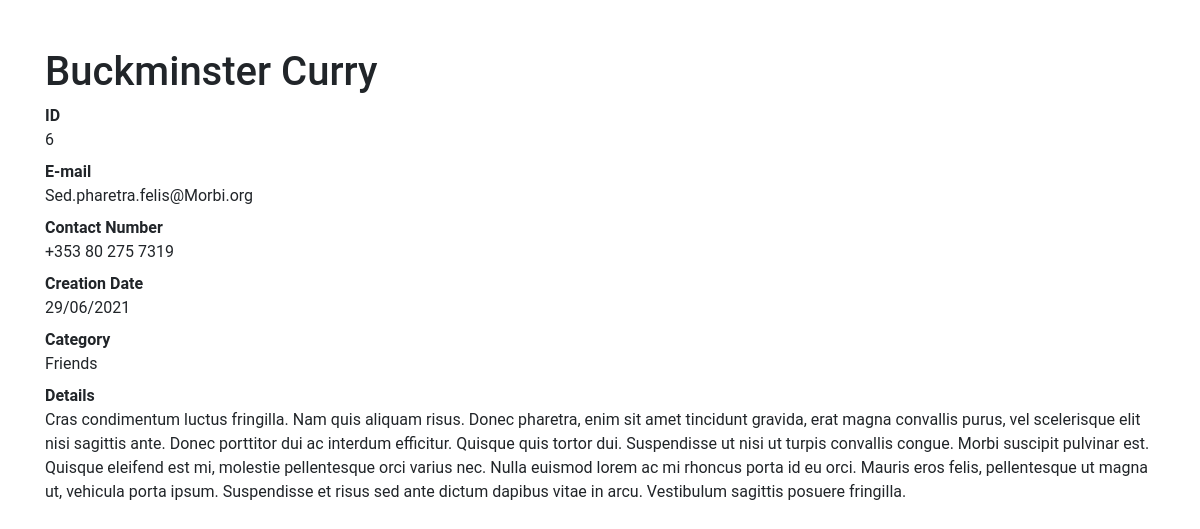
Page /6 on the committed database.
### contacts/models.py (models this page shows, shortened)
class Contact(models.Model):
    name = models.CharField(max_length=50)
    email = models.CharField(max_length=100)
    contact = models.CharField(max_length=50)
    description = models.TextField(blank=True)
    creation_date = models.DateTimeField(default=timezone.now)
    category = models.ForeignKey(Category, on_delete=models.DO_NOTHING)
    to_show = models.BooleanField(default=True)

class Category(models.Model):
    name = models.CharField(max_length=50)
    def __str__(self):
        return self.name

### contacts/views.py (the view)
# urls.py: path('<int:contact_id>', views.details, name='details'),
def details(request, contact_id):
    contacts = get_object_or_404(Contact, id=contact_id)
    return render(request, 'contacts/details.html', {
        'contacts': contacts
    })

### contacts/templates/contacts/details.html (shortened to what this page needs)
{% load static %}
<!DOCTYPE html>
<html lang="pt">
<head>
  <link href="{% static 'css/bootstrap.min.css' %}" rel="stylesheet">
</head>
<body>
<div class="container">
    <div class="row">
        <div class="col-lg-12">
            <h1 class="mt-5">{{ contacts.name }}</h1>
            <dl>
                <dt>ID</dt>
                <dd>{{ contacts.id }}</dd>
                <dt>E-mail</dt>
                <dd>{{ contacts.email }}</dd>
                <dt>Contact Number</dt>
                <dd>{{ contacts.contact }}</dd>
                <dt>Creation Date</dt>
                <dd>{{ contacts.creation_date | date:'d/m/Y' }}</dd>
                <dt>Category</dt>
                <dd>{{ contacts.category }}</dd>
                <dt>Details</dt>
                <dd>{{ contacts.description }}</dd>
            </dl>
        </div>
    </div>
</div>
</body>
</html>

### rows in the picture
Contact: name "Buckminster Curry", id "6", email "Sed.pharetra.felis@Morbi.org", contact "+353 80 275 7319", creation_date "29/06/2021", category "Friends", description "Cras condimentum luctus fringilla. Nam quis aliquam risus. Donec pharetra, enim sit amet tincidunt gravida, erat magna convallis purus, vel scelerisque elit nisi sagittis ante. Donec porttitor dui ac interdum efficitur. Quisque quis tortor dui. Suspendisse ut nisi ut turpis convallis congue. Morbi suscipit pulvinar est. Quisque eleifend est mi, molestie pellentesque orci varius nec. Nulla euismod lorem ac mi rhoncus porta id eu orci. Mauris eros felis, pellentesque ut magna ut, vehicula porta ipsum. Suspendisse et risus sed ante dictum dapibus vitae in arcu. Vestibulum sagittis posuere fringilla."
